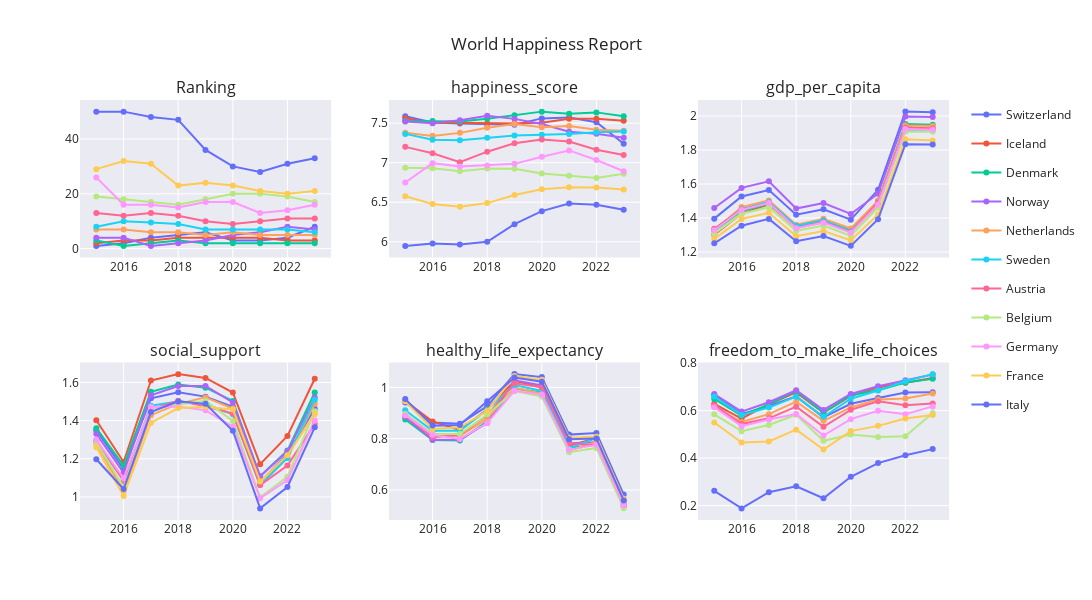

The code cell stored with this chart in its notebook:
### Code cell
create_subplots(
    df = whr[whr['country'].isin(['Germany', 'Austria', 'Switzerland', 'Italy', 'Iceland', 'France', 'Norway', 'Sweden', 'Denmark', 'Belgium', 'Netherlands'])],
    x=['Year', 'Year', 'Year', 'Year', 'Year', 'Year'],
    y=['Ranking', 'happiness_score', 'gdp_per_capita', 'social_support', 'healthy_life_expectancy', 'freedom_to_make_life_choices'],
    rows=2,
    cols=3,
    hue='country',
    title='World Happiness Report',
    color_sequenze_name="Plotly",
    fig_height=600,
    fig_width=1400
).show()

### Figure 1 — Plotly figure (JSON) as saved in the notebook; plotly's stock layout.template omitted (floating-point values rounded to 4 significant figures)
{"data": [{"legendgroup": "Switzerland", "line": {"color": "#636EFA"}, "name": "Switzerland", "showlegend": true, "type": "scatter", "x": [2015, 2016, 2017, 2018, 2019, 2020, 2021, 2022, 2023], "xaxis": "x", "y": [1, 2, 4, 5, 6, 3, 3, 4, 8], "yaxis": "y"}, {"legendgroup": "Switzerland", "line": {"color": "#636EFA"}, "name": "Switzerland", "showlegend": false, "type": "scatter", "x": [2015, 2016, 2017, 2018, 2019, 2020, 2021, 2022, 2023], "xaxis": "x2", "y": [7.587, 7.509, 7.494, 7.487, 7.48, 7.56, 7.571, 7.512, 7.24], "yaxis": "y2"}, {"legendgroup": "Switzerland", "line": {"color": "#636EFA"}, "name": "Switzerland", "showlegend": false, "type": "scatter", "x": [2015, 2016, 2017, 2018, 2019, 2020, 2021, 2022, 2023], "xaxis": "x3", "y": [1.397, 1.527, 1.565, 1.42, 1.452, 1.391, 1.566, 2.026, 2.022], "yaxis": "y3"}, {"legendgroup": "Switzerland", "line": {"color": "#636EFA"}, "name": "Switzerland", "showlegend": false, "type": "scatter", "x": [2015, 2016, 2017, 2018, 2019, 2020, 2021, 2022, 2023], "xaxis": "x4", "y": [1.35, 1.145, 1.517, 1.549, 1.526, 1.472, 1.079, 1.226, 1.463], "yaxis": "y4"}, {"legendgroup": "Switzerland", "line": {"color": "#636EFA"}, "name": "Switzerland", "showlegend": false, "type": "scatter", "x": [2015, 2016, 2017, 2018, 2019, 2020, 2021, 2022, 2023], "xaxis": "x5", "y": [0.9414, 0.863, 0.8581, 0.927, 1.052, 1.041, 0.816, 0.822, 0.582], "yaxis": "y5"}, {"legendgroup": "Switzerland", "line": {"color": "#636EFA"}, "name": "Switzerland", "showlegend": false, "type": "scatter", "x": [2015, 2016, 2017, 2018, 2019, 2020, 2021, 2022, 2023], "xaxis": "x6", "y": [0.6656, 0.5856, 0.6201, 0.66, 0.572, 0.629, 0.653, 0.677, 0.678], "yaxis": "y6"}, {"legendgroup": "Iceland", "line": {"color": "#EF553B"}, "name": "Iceland", "showlegend": true, "type": "scatter", "x": [2015, 2016, 2017, 2018, 2019, 2020, 2021, 2022, 2023], "xaxis": "x", "y": [2, 3, 3, 4, 4, 4, 4, 3, 3], "yaxis": "y"}, {"legendgroup": "Iceland", "line": {"color": "#EF553B"}, "name": "Iceland", "showlegend": false, "type": "scatter", "x": [2015, 2016, 2017, 2018, 2019, 2020, 2021, 2022, 2023], "xaxis": "x2", "y": [7.561, 7.501, 7.504, 7.495, 7.494, 7.504, 7.554, 7.557, 7.53], "yaxis": "y2"}, {"legendgroup": "Iceland", "line": {"color": "#EF553B"}, "name": "Iceland", "showlegend": false, "type": "scatter", "x": [2015, 2016, 2017, 2018, 2019, 2020, 2021, 2022, 2023], "xaxis": "x3", "y": [1.302, 1.427, 1.481, 1.343, 1.38, 1.327, 1.482, 1.936, 1.926], "yaxis": "y3"}, {"legendgroup": "Iceland", "line": {"color": "#EF553B"}, "name": "Iceland", "showlegend": false, "type": "scatter", "x": [2015, 2016, 2017, 2018, 2019, 2020, 2021, 2022, 2023], "xaxis": "x4", "y": [1.402, 1.183, 1.611, 1.644, 1.624, 1.548, 1.172, 1.32, 1.62], "yaxis": "y4"}, {"legendgroup": "Iceland", "line": {"color": "#EF553B"}, "name": "Iceland", "showlegend": false, "type": "scatter", "x": [2015, 2016, 2017, 2018, 2019, 2020, 2021, 2022, 2023], "xaxis": "x5", "y": [0.9478, 0.8673, 0.8336, 0.914, 1.026, 1.001, 0.772, 0.803, 0.559], "yaxis": "y5"}, {"legendgroup": "Iceland", "line": {"color": "#EF553B"}, "name": "Iceland", "showlegend": false, "type": "scatter", "x": [2015, 2016, 2017, 2018, 2019, 2020, 2021, 2022, 2023], "xaxis": "x6", "y": [0.6288, 0.5662, 0.6272, 0.677, 0.591, 0.662, 0.698, 0.718, 0.738], "yaxis": "y6"}, {"legendgroup": "Denmark", "line": {"color": "#00CC96"}, "name": "Denmark", "showlegend": true, "type": "scatter", "x": [2015, 2016, 2017, 2018, 2019, 2020, 2021, 2022, 2023], "xaxis": "x", "y": [3, 1, 2, 3, 2, 2, 2, 2, 2], "yaxis": "y"}, {"legendgroup": "Denmark", "line": {"color": "#00CC96"}, "name": "Denmark", "showlegend": false, "type": "scatter", "x": [2015, 2016, 2017, 2018, 2019, 2020, 2021, 2022, 2023], "xaxis": "x2", "y": [7.527, 7.526, 7.522, 7.555, 7.6, 7.646, 7.62, 7.636, 7.586], "yaxis": "y2"}, {"legendgroup": "Denmark", "line": {"color": "#00CC96"}, "name": "Denmark", "showlegend": false, "type": "scatter", "x": [2015, 2016, 2017, 2018, 2019, 2020, 2021, 2022, 2023], "xaxis": "x3", "y": [1.325, 1.442, 1.482, 1.351, 1.383, 1.327, 1.502, 1.953, 1.949], "yaxis": "y3"}, {"legendgroup": "Denmark", "line": {"color": "#00CC96"}, "name": "Denmark", "showlegend": false, "type": "scatter", "x": [2015, 2016, 2017, 2018, 2019, 2020, 2021, 2022, 2023], "xaxis": "x4", "y": [1.361, 1.164, 1.551, 1.59, 1.573, 1.503, 1.108, 1.243, 1.548], "yaxis": "y4"}, {"legendgroup": "Denmark", "line": {"color": "#00CC96"}, "name": "Denmark", "showlegend": false, "type": "scatter", "x": [2015, 2016, 2017, 2018, 2019, 2020, 2021, 2022, 2023], "xaxis": "x5", "y": [0.8746, 0.795, 0.7926, 0.868, 0.996, 0.9793, 0.763, 0.777, 0.537], "yaxis": "y5"}, {"legendgroup": "Denmark", "line": {"color": "#00CC96"}, "name": "Denmark", "showlegend": false, "type": "scatter", "x": [2015, 2016, 2017, 2018, 2019, 2020, 2021, 2022, 2023], "xaxis": "x6", "y": [0.6494, 0.5794, 0.626, 0.683, 0.592, 0.665, 0.686, 0.719, 0.734], "yaxis": "y6"}, {"legendgroup": "Norway", "line": {"color": "#AB63FA"}, "name": "Norway", "showlegend": true, "type": "scatter", "x": [2015, 2016, 2017, 2018, 2019, 2020, 2021, 2022, 2023], "xaxis": "x", "y": [4, 4, 1, 2, 3, 5, 6, 8, 7], "yaxis": "y"}, {"legendgroup": "Norway", "line": {"color": "#AB63FA"}, "name": "Norway", "showlegend": false, "type": "scatter", "x": [2015, 2016, 2017, 2018, 2019, 2020, 2021, 2022, 2023], "xaxis": "x2", "y": [7.522, 7.498, 7.537, 7.594, 7.554, 7.488, 7.392, 7.365, 7.315], "yaxis": "y2"}, {"legendgroup": "Norway", "line": {"color": "#AB63FA"}, "name": "Norway", "showlegend": false, "type": "scatter", "x": [2015, 2016, 2017, 2018, 2019, 2020, 2021, 2022, 2023], "xaxis": "x3", "y": [1.459, 1.577, 1.616, 1.456, 1.488, 1.424, 1.543, 1.997, 1.994], "yaxis": "y3"}, {"legendgroup": "Norway", "line": {"color": "#AB63FA"}, "name": "Norway", "showlegend": false, "type": "scatter", "x": [2015, 2016, 2017, 2018, 2019, 2020, 2021, 2022, 2023], "xaxis": "x4", "y": [1.331, 1.127, 1.534, 1.582, 1.582, 1.495, 1.108, 1.239, 1.521], "yaxis": "y4"}, {"legendgroup": "Norway", "line": {"color": "#AB63FA"}, "name": "Norway", "showlegend": false, "type": "scatter", "x": [2015, 2016, 2017, 2018, 2019, 2020, 2021, 2022, 2023], "xaxis": "x5", "y": [0.8852, 0.7958, 0.7967, 0.861, 1.028, 1.008, 0.782, 0.786, 0.544], "yaxis": "y5"}, {"legendgroup": "Norway", "line": {"color": "#AB63FA"}, "name": "Norway", "showlegend": false, "type": "scatter", "x": [2015, 2016, 2017, 2018, 2019, 2020, 2021, 2022, 2023], "xaxis": "x6", "y": [0.6697, 0.5961, 0.6354, 0.686, 0.603, 0.6702, 0.703, 0.728, 0.752], "yaxis": "y6"}, {"legendgroup": "Netherlands", "line": {"color": "#FFA15A"}, "name": "Netherlands", "showlegend": true, "type": "scatter", "x": [2015, 2016, 2017, 2018, 2019, 2020, 2021, 2022, 2023], "xaxis": "x", "y": [7, 7, 6, 6, 5, 6, 5, 5, 5], "yaxis": "y"}, {"legendgroup": "Netherlands", "line": {"color": "#FFA15A"}, "name": "Netherlands", "showlegend": false, "type": "scatter", "x": [2015, 2016, 2017, 2018, 2019, 2020, 2021, 2022, 2023], "xaxis": "x2", "y": [7.378, 7.339, 7.377, 7.441, 7.488, 7.449, 7.464, 7.415, 7.403], "yaxis": "y2"}, {"legendgroup": "Netherlands", "line": {"color": "#FFA15A"}, "name": "Netherlands", "showlegend": false, "type": "scatter", "x": [2015, 2016, 2017, 2018, 2019, 2020, 2021, 2022, 2023], "xaxis": "x3", "y": [1.329, 1.465, 1.504, 1.361, 1.396, 1.339, 1.501, 1.945, 1.942], "yaxis": "y3"}, {"legendgroup": "Netherlands", "line": {"color": "#FFA15A"}, "name": "Netherlands", "showlegend": false, "type": "scatter", "x": [2015, 2016, 2017, 2018, 2019, 2020, 2021, 2022, 2023], "xaxis": "x4", "y": [1.28, 1.029, 1.429, 1.488, 1.522, 1.464, 1.079, 1.206, 1.488], "yaxis": "y4"}, {"legendgroup": "Netherlands", "line": {"color": "#FFA15A"}, "name": "Netherlands", "showlegend": false, "type": "scatter", "x": [2015, 2016, 2017, 2018, 2019, 2020, 2021, 2022, 2023], "xaxis": "x5", "y": [0.8928, 0.8123, 0.8107, 0.878, 0.999, 0.9757, 0.753, 0.787, 0.545], "yaxis": "y5"}, {"legendgroup": "Netherlands", "line": {"color": "#FFA15A"}, "name": "Netherlands", "showlegend": false, "type": "scatter", "x": [2015, 2016, 2017, 2018, 2019, 2020, 2021, 2022, 2023], "xaxis": "x6", "y": [0.6158, 0.5521, 0.5854, 0.638, 0.557, 0.6136, 0.647, 0.651, 0.672], "yaxis": "y6"}, {"legendgroup": "Sweden", "line": {"color": "#19D3F3"}, "name": "Sweden", "showlegend": true, "type": "scatter", "x": [2015, 2016, 2017, 2018, 2019, 2020, 2021, 2022, 2023], "xaxis": "x", "y": [8, 10, 9.5, 9, 7, 7, 7, 7, 6], "yaxis": "y"}, {"legendgroup": "Sweden", "line": {"color": "#19D3F3"}, "name": "Sweden", "showlegend": false, "type": "scatter", "x": [2015, 2016, 2017, 2018, 2019, 2020, 2021, 2022, 2023], "xaxis": "x2", "y": [7.364, 7.291, 7.284, 7.314, 7.343, 7.353, 7.363, 7.384, 7.395], "yaxis": "y2"}, {"legendgroup": "Sweden", "line": {"color": "#19D3F3"}, "name": "Sweden", "showlegend": false, "type": "scatter", "x": [2015, 2016, 2017, 2018, 2019, 2020, 2021, 2022, 2023], "xaxis": "x3", "y": [1.332, 1.452, 1.494, 1.355, 1.387, 1.322, 1.478, 1.92, 1.921], "yaxis": "y3"}, {"legendgroup": "Sweden", "line": {"color": "#19D3F3"}, "name": "Sweden", "showlegend": false, "type": "scatter", "x": [2015, 2016, 2017, 2018, 2019, 2020, 2021, 2022, 2023], "xaxis": "x4", "y": [1.289, 1.088, 1.478, 1.501, 1.487, 1.433, 1.062, 1.204, 1.51], "yaxis": "y4"}, {"legendgroup": "Sweden", "line": {"color": "#19D3F3"}, "name": "Sweden", "showlegend": false, "type": "scatter", "x": [2015, 2016, 2017, 2018, 2019, 2020, 2021, 2022, 2023], "xaxis": "x5", "y": [0.9109, 0.8312, 0.8309, 0.913, 1.009, 0.9865, 0.763, 0.803, 0.562], "yaxis": "y5"}, {"legendgroup": "Sweden", "line": {"color": "#19D3F3"}, "name": "Sweden", "showlegend": false, "type": "scatter", "x": [2015, 2016, 2017, 2018, 2019, 2020, 2021, 2022, 2023], "xaxis": "x6", "y": [0.6598, 0.5822, 0.6129, 0.659, 0.574, 0.6503, 0.685, 0.724, 0.754], "yaxis": "y6"}, {"legendgroup": "Austria", "line": {"color": "#FF6692"}, "name": "Austria", "showlegend": true, "type": "scatter", "x": [2015, 2016, 2017, 2018, 2019, 2020, 2021, 2022, 2023], "xaxis": "x", "y": [13, 12, 13, 12, 10, 9, 10, 11, 11], "yaxis": "y"}, {"legendgroup": "Austria", "line": {"color": "#FF6692"}, "name": "Austria", "showlegend": false, "type": "scatter", "x": [2015, 2016, 2017, 2018, 2019, 2020, 2021, 2022, 2023], "xaxis": "x2", "y": [7.2, 7.119, 7.006, 7.139, 7.246, 7.294, 7.268, 7.163, 7.097], "yaxis": "y2"}, {"legendgroup": "Austria", "line": {"color": "#FF6692"}, "name": "Austria", "showlegend": false, "type": "scatter", "x": [2015, 2016, 2017, 2018, 2019, 2020, 2021, 2022, 2023], "xaxis": "x3", "y": [1.337, 1.45, 1.487, 1.341, 1.376, 1.317, 1.492, 1.931, 1.927], "yaxis": "y3"}, {"legendgroup": "Austria", "line": {"color": "#FF6692"}, "name": "Austria", "showlegend": false, "type": "scatter", "x": [2015, 2016, 2017, 2018, 2019, 2020, 2021, 2022, 2023], "xaxis": "x4", "y": [1.297, 1.084, 1.46, 1.504, 1.475, 1.437, 1.062, 1.165, 1.382], "yaxis": "y4"}, {"legendgroup": "Austria", "line": {"color": "#FF6692"}, "name": "Austria", "showlegend": false, "type": "scatter", "x": [2015, 2016, 2017, 2018, 2019, 2020, 2021, 2022, 2023], "xaxis": "x5", "y": [0.8904, 0.8056, 0.8153, 0.891, 1.016, 1.001, 0.782, 0.774, 0.535], "yaxis": "y5"}, {"legendgroup": "Austria", "line": {"color": "#FF6692"}, "name": "Austria", "showlegend": false, "type": "scatter", "x": [2015, 2016, 2017, 2018, 2019, 2020, 2021, 2022, 2023], "xaxis": "x6", "y": [0.6243, 0.5435, 0.5678, 0.617, 0.532, 0.6034, 0.64, 0.623, 0.63], "yaxis": "y6"}, {"legendgroup": "Belgium", "line": {"color": "#B6E880"}, "name": "Belgium", "showlegend": true, "type": "scatter", "x": [2015, 2016, 2017, 2018, 2019, 2020, 2021, 2022, 2023], "xaxis": "x", "y": [19, 18, 17, 16, 18, 20, 20, 19, 17], "yaxis": "y"}, {"legendgroup": "Belgium", "line": {"color": "#B6E880"}, "name": "Belgium", "showlegend": false, "type": "scatter", "x": [2015, 2016, 2017, 2018, 2019, 2020, 2021, 2022, 2023], "xaxis": "x2", "y": [6.937, 6.929, 6.891, 6.927, 6.923, 6.864, 6.834, 6.805, 6.859], "yaxis": "y2"}, {"legendgroup": "Belgium", "line": {"color": "#B6E880"}, "name": "Belgium", "showlegend": false, "type": "scatter", "x": [2015, 2016, 2017, 2018, 2019, 2020, 2021, 2022, 2023], "xaxis": "x3", "y": [1.308, 1.425, 1.464, 1.324, 1.356, 1.296, 1.463, 1.907, 1.907], "yaxis": "y3"}, {"legendgroup": "Belgium", "line": {"color": "#B6E880"}, "name": "Belgium", "showlegend": false, "type": "scatter", "x": [2015, 2016, 2017, 2018, 2019, 2020, 2021, 2022, 2023], "xaxis": "x4", "y": [1.286, 1.052, 1.462, 1.483, 1.504, 1.399, 0.998, 1.106, 1.449], "yaxis": "y4"}, {"legendgroup": "Belgium", "line": {"color": "#B6E880"}, "name": "Belgium", "showlegend": false, "type": "scatter", "x": [2015, 2016, 2017, 2018, 2019, 2020, 2021, 2022, 2023], "xaxis": "x5", "y": [0.8967, 0.8196, 0.8181, 0.894, 0.986, 0.9649, 0.747, 0.764, 0.528], "yaxis": "y5"}, {"legendgroup": "Belgium", "line": {"color": "#B6E880"}, "name": "Belgium", "showlegend": false, "type": "scatter", "x": [2015, 2016, 2017, 2018, 2019, 2020, 2021, 2022, 2023], "xaxis": "x6", "y": [0.5845, 0.5135, 0.5398, 0.583, 0.473, 0.4998, 0.489, 0.492, 0.59], "yaxis": "y6"}, {"legendgroup": "Germany", "line": {"color": "#FF97FF"}, "name": "Germany", "showlegend": true, "type": "scatter", "x": [2015, 2016, 2017, 2018, 2019, 2020, 2021, 2022, 2023], "xaxis": "x", "y": [26, 16, 16, 15, 17, 17, 13, 14, 16], "yaxis": "y"}, {"legendgroup": "Germany", "line": {"color": "#FF97FF"}, "name": "Germany", "showlegend": false, "type": "scatter", "x": [2015, 2016, 2017, 2018, 2019, 2020, 2021, 2022, 2023], "xaxis": "x2", "y": [6.75, 6.994, 6.951, 6.965, 6.985, 7.076, 7.155, 7.034, 6.892], "yaxis": "y2"}, {"legendgroup": "Germany", "line": {"color": "#FF97FF"}, "name": "Germany", "showlegend": false, "type": "scatter", "x": [2015, 2016, 2017, 2018, 2019, 2020, 2021, 2022, 2023], "xaxis": "x3", "y": [1.328, 1.448, 1.488, 1.34, 1.373, 1.314, 1.48, 1.924, 1.919], "yaxis": "y3"}, {"legendgroup": "Germany", "line": {"color": "#FF97FF"}, "name": "Germany", "showlegend": false, "type": "scatter", "x": [2015, 2016, 2017, 2018, 2019, 2020, 2021, 2022, 2023], "xaxis": "x4", "y": [1.299, 1.098, 1.473, 1.474, 1.454, 1.369, 0.993, 1.088, 1.401], "yaxis": "y4"}, {"legendgroup": "Germany", "line": {"color": "#FF97FF"}, "name": "Germany", "showlegend": false, "type": "scatter", "x": [2015, 2016, 2017, 2018, 2019, 2020, 2021, 2022, 2023], "xaxis": "x5", "y": [0.8919, 0.8149, 0.799, 0.861, 0.987, 0.9721, 0.757, 0.776, 0.539], "yaxis": "y5"}, {"legendgroup": "Germany", "line": {"color": "#FF97FF"}, "name": "Germany", "showlegend": false, "type": "scatter", "x": [2015, 2016, 2017, 2018, 2019, 2020, 2021, 2022, 2023], "xaxis": "x6", "y": [0.6148, 0.5347, 0.5625, 0.586, 0.495, 0.5643, 0.6, 0.585, 0.618], "yaxis": "y6"}, {"legendgroup": "France", "line": {"color": "#FECB52"}, "name": "France", "showlegend": true, "type": "scatter", "x": [2015, 2016, 2017, 2018, 2019, 2020, 2021, 2022, 2023], "xaxis": "x", "y": [29, 32, 31, 23, 24, 23, 21, 20, 21], "yaxis": "y"}, {"legendgroup": "France", "line": {"color": "#FECB52"}, "name": "France", "showlegend": false, "type": "scatter", "x": [2015, 2016, 2017, 2018, 2019, 2020, 2021, 2022, 2023], "xaxis": "x2", "y": [6.575, 6.478, 6.442, 6.489, 6.592, 6.664, 6.69, 6.687, 6.661], "yaxis": "y2"}, {"legendgroup": "France", "line": {"color": "#FECB52"}, "name": "France", "showlegend": false, "type": "scatter", "x": [2015, 2016, 2017, 2018, 2019, 2020, 2021, 2022, 2023], "xaxis": "x3", "y": [1.278, 1.395, 1.431, 1.293, 1.324, 1.268, 1.421, 1.863, 1.856], "yaxis": "y3"}, {"legendgroup": "France", "line": {"color": "#FECB52"}, "name": "France", "showlegend": false, "type": "scatter", "x": [2015, 2016, 2017, 2018, 2019, 2020, 2021, 2022, 2023], "xaxis": "x4", "y": [1.26, 1.005, 1.388, 1.466, 1.472, 1.459, 1.081, 1.219, 1.433], "yaxis": "y4"}, {"legendgroup": "France", "line": {"color": "#FECB52"}, "name": "France", "showlegend": false, "type": "scatter", "x": [2015, 2016, 2017, 2018, 2019, 2020, 2021, 2022, 2023], "xaxis": "x5", "y": [0.9458, 0.8379, 0.8445, 0.908, 1.045, 1.03, 0.804, 0.808, 0.566], "yaxis": "y5"}, {"legendgroup": "France", "line": {"color": "#FECB52"}, "name": "France", "showlegend": false, "type": "scatter", "x": [2015, 2016, 2017, 2018, 2019, 2020, 2021, 2022, 2023], "xaxis": "x6", "y": [0.5501, 0.4656, 0.4702, 0.52, 0.436, 0.5141, 0.536, 0.567, 0.582], "yaxis": "y6"}, {"legendgroup": "Italy", "line": {"color": "#636EFA"}, "name": "Italy", "showlegend": true, "type": "scatter", "x": [2015, 2016, 2017, 2018, 2019, 2020, 2021, 2022, 2023], "xaxis": "x", "y": [50, 50, 48, 47, 36, 30, 28, 31, 33], "yaxis": "y"}, {"legendgroup": "Italy", "line": {"color": "#636EFA"}, "name": "Italy", "showlegend": false, "type": "scatter", "x": [2015, 2016, 2017, 2018, 2019, 2020, 2021, 2022, 2023], "xaxis": "x2", "y": [5.948, 5.977, 5.964, 6, 6.223, 6.387, 6.483, 6.467, 6.405], "yaxis": "y2"}, {"legendgroup": "Italy", "line": {"color": "#636EFA"}, "name": "Italy", "showlegend": false, "type": "scatter", "x": [2015, 2016, 2017, 2018, 2019, 2020, 2021, 2022, 2023], "xaxis": "x3", "y": [1.251, 1.355, 1.395, 1.264, 1.294, 1.236, 1.393, 1.834, 1.832], "yaxis": "y3"}, {"legendgroup": "Italy", "line": {"color": "#636EFA"}, "name": "Italy", "showlegend": false, "type": "scatter", "x": [2015, 2016, 2017, 2018, 2019, 2020, 2021, 2022, 2023], "xaxis": "x4", "y": [1.198, 1.042, 1.445, 1.501, 1.488, 1.347, 0.94, 1.052, 1.365], "yaxis": "y4"}, {"legendgroup": "Italy", "line": {"color": "#636EFA"}, "name": "Italy", "showlegend": false, "type": "scatter", "x": [2015, 2016, 2017, 2018, 2019, 2020, 2021, 2022, 2023], "xaxis": "x5", "y": [0.9545, 0.851, 0.8531, 0.946, 1.039, 1.023, 0.798, 0.801, 0.559], "yaxis": "y5"}, {"legendgroup": "Italy", "line": {"color": "#636EFA"}, "name": "Italy", "showlegend": false, "type": "scatter", "x": [2015, 2016, 2017, 2018, 2019, 2020, 2021, 2022, 2023], "xaxis": "x6", "y": [0.2624, 0.1883, 0.2565, 0.281, 0.231, 0.3213, 0.379, 0.412, 0.438], "yaxis": "y6"}], "layout": {"annotations": [{"font": {"size": 16}, "showarrow": false, "text": "Ranking", "x": 0.1444, "xanchor": "center", "xref": "paper", "y": 1, "yanchor": "bottom", "yref": "paper"}, {"font": {"size": 16}, "showarrow": false, "text": "happiness_score", "x": 0.5, "xanchor": "center", "xref": "paper", "y": 1, "yanchor": "bottom", "yref": "paper"}, {"font": {"size": 16}, "showarrow": false, "text": "gdp_per_capita", "x": 0.8556, "xanchor": "center", "xref": "paper", "y": 1, "yanchor": "bottom", "yref": "paper"}, {"font": {"size": 16}, "showarrow": false, "text": "social_support", "x": 0.1444, "xanchor": "center", "xref": "paper", "y": 0.375, "yanchor": "bottom", "yref": "paper"}, {"font": {"size": 16}, "showarrow": false, "text": "healthy_life_expectancy", "x": 0.5, "xanchor": "center", "xref": "paper", "y": 0.375, "yanchor": "bottom", "yref": "paper"}, {"font": {"size": 16}, "showarrow": false, "text": "freedom_to_make_life_choices", "x": 0.8556, "xanchor": "center", "xref": "paper", "y": 0.375, "yanchor": "bottom", "yref": "paper"}], "height": 600, "title": {"text": "World Happiness Report"}, "width": 1400, "xaxis": {"anchor": "y", "domain": [0, 0.2889]}, "xaxis2": {"anchor": "y2", "domain": [0.3556, 0.6444]}, "xaxis3": {"anchor": "y3", "domain": [0.7111, 1]}, "xaxis4": {"anchor": "y4", "domain": [0, 0.2889]}, "xaxis5": {"anchor": "y5", "domain": [0.3556, 0.6444]}, "xaxis6": {"anchor": "y6", "domain": [0.7111, 1]}, "yaxis": {"anchor": "x", "domain": [0.625, 1]}, "yaxis2": {"anchor": "x2", "domain": [0.625, 1]}, "yaxis3": {"anchor": "x3", "domain": [0.625, 1]}, "yaxis4": {"anchor": "x4", "domain": [0, 0.375]}, "yaxis5": {"anchor": "x5", "domain": [0, 0.375]}, "yaxis6": {"anchor": "x6", "domain": [0, 0.375]}}}
